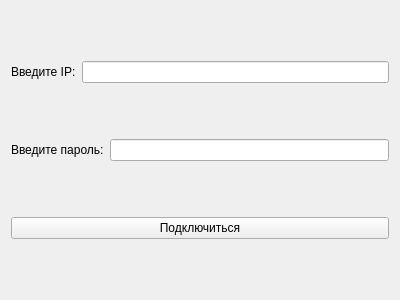
<?xml version="1.0" encoding="UTF-8"?>
<ui version="4.0">
 <class>Form</class>
 <widget class="QWidget" name="Form">
  <property name="geometry">
   <rect>
    <x>0</x>
    <y>0</y>
    <width>400</width>
    <height>300</height>
   </rect>
  </property>
  <property name="windowTitle">
   <string>Form</string>
  </property>
  <layout class="QHBoxLayout" name="horizontalLayout_3">
   <item>
    <layout class="QVBoxLayout" name="verticalLayout">
     <item>
      <layout class="QHBoxLayout" name="horizontalLayout">
       <item>
        <widget class="QLabel" name="label">
         <property name="text">
          <string>Введите IP:</string>
         </property>
        </widget>
       </item>
       <item>
        <widget class="QLineEdit" name="lineEdit"/>
       </item>
      </layout>
     </item>
     <item>
      <layout class="QHBoxLayout" name="horizontalLayout_2">
       <item>
        <widget class="QLabel" name="label_2">
         <property name="text">
          <string>Введите пароль:</string>
         </property>
        </widget>
       </item>
       <item>
        <widget class="QLineEdit" name="lineEdit_2"/>
       </item>
      </layout>
     </item>
     <item>
      <widget class="QPushButton" name="pushButton">
       <property name="text">
        <string>Подключиться</string>
       </property>
      </widget>
     </item>
    </layout>
   </item>
  </layout>
 </widget>
 <resources/>
 <connections/>
</ui>
